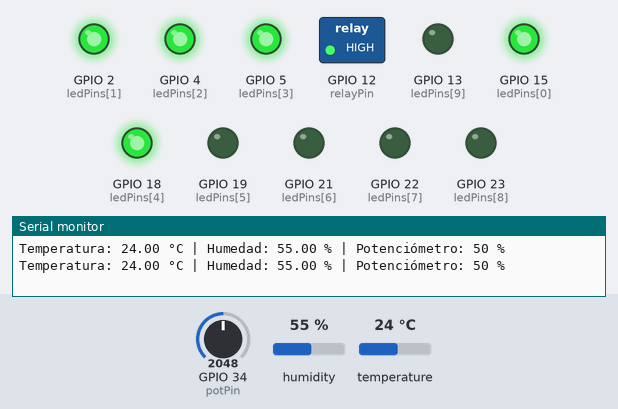
Bench run of a sketch on a simulated ESP32. Parts: switched loads named in the sketch (green lamp = pin HIGH), output pins drawn as LEDs (lit = HIGH), the last lines printed to the serial monitor. The test bench sets the inputs (shaded band); at power-on: GPIO 34 (potPin) = 2048, humidity 55 %, temperature 24 °C.

Above: at 1.8 s.
1.9 s: GPIO 34 (potPin) set to 2392
3.4 s: GPIO 34 (potPin) set to 2506
At 5.0 s:
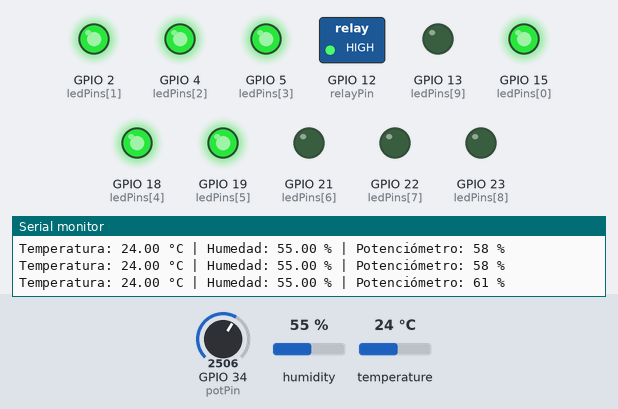
5.5 s: GPIO 34 (potPin) set to 2047
At 7.0 s:
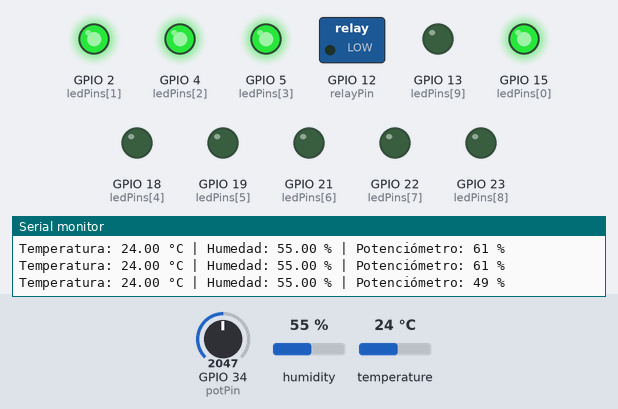
7.5 s: GPIO 34 (potPin) set to 1674
9.2 s: GPIO 34 (potPin) set to 1577
At 11.0 s:
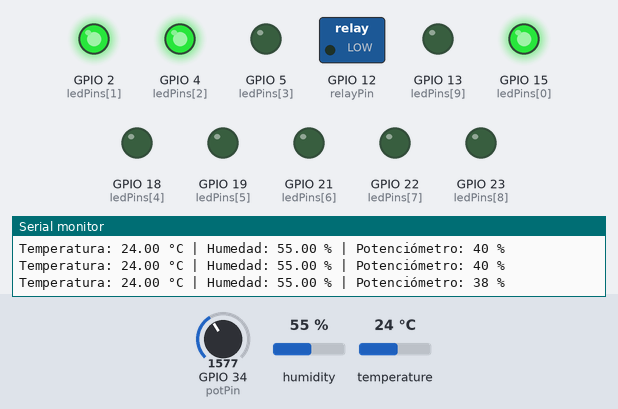
11.5 s: GPIO 34 (potPin) set to 2866
At 13.1 s:
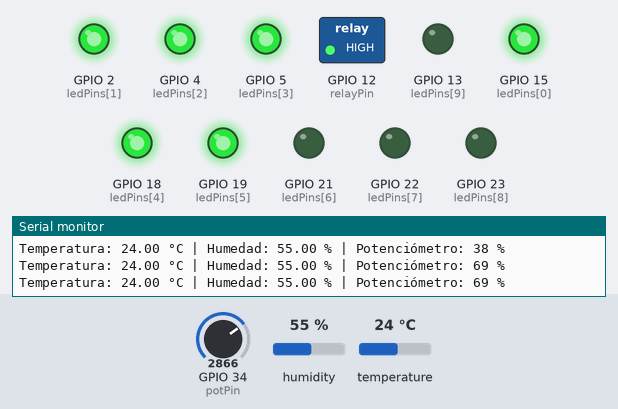
Timing chart, 0 to 14.5 s (numbered marks = the images above; inputs shaded):
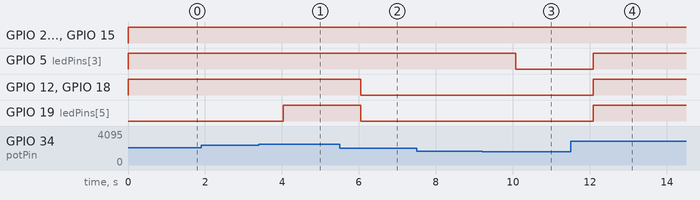

The sketch:

sketch.ino
```cpp
/*====================================================================
; "Sensor de temperatura con nivel de batería"
;
; Creado:   lunes 9 de octubre del 2023
; Procesador: ESP32
; Compilador:  Wokwi
; Autor: Ulises Ale
; Descripción:
; El dispositivo esta diseñando para dar la información producida
; por el sensor DHT22, el nivel de Bateria a travez del led gráfico
; y el accionar de un Actuador.
; Esquema eléctrico con los respectivos componentes al microcontrolador
;
;====================================================================*/

#include <Adafruit_Sensor.h>
#include <DHT.h>
#include <DHT_U.h>

// Pin para el relé
const int relayPin = 12;

// Pin para el potenciómetro
const int potPin = 34;

// Pins para el LED bar graph
const int ledPins[] = {15, 2, 4, 5, 18, 19, 21, 22, 23, 13};

// Configuración del sensor DHT22
#define DHTPIN 14
#define DHTTYPE DHT22

DHT_Unified dht(DHTPIN, DHTTYPE);

void setup() {
  pinMode(relayPin, OUTPUT);
  dht.begin();
  Serial.begin(9600);

  // Configurar los pines del LED bar graph como salidas
  for (int i = 0; i < sizeof(ledPins) / sizeof(ledPins[0]); i++) {
    pinMode(ledPins[i], OUTPUT);
  }
}

void loop() {
  sensors_event_t event;
  dht.temperature().getEvent(&event);
  float temperatura = event.temperature;
  dht.humidity().getEvent(&event);
  float humedad = event.relative_humidity;

  int valorPotenciometro = analogRead(potPin);
  int porcentajePotenciometro = map(valorPotenciometro, 0, 4095, 0, 100); // El ESP32 tiene un ADC de 12 bits

  Serial.print("Temperatura: ");
  Serial.print(temperatura);
  Serial.print(" °C | Humedad: ");
  Serial.print(humedad);
  Serial.print(" % | Potenciómetro: ");
  Serial.print(porcentajePotenciometro);
  Serial.println(" %");

  if (porcentajePotenciometro >= 50) {
    digitalWrite(relayPin, HIGH);
  } else {
    digitalWrite(relayPin, LOW);
  }

  // Control del LED bar graph
  int ledsEncendidos = map(porcentajePotenciometro, 0, 100, 0, sizeof(ledPins) / sizeof(ledPins[0]));
  for (int i = 0; i < sizeof(ledPins) / sizeof(ledPins[0]); i++) {
    if (i < ledsEncendidos) {
      digitalWrite(ledPins[i], HIGH);
    } else {
      digitalWrite(ledPins[i], LOW);
    }
  }

  delay(1000);
}
```

Measured:
- the behaviour switches between 2456 and 2457 on GPIO 34 (potPin) (found by bisection; images 0 and 1)
- the behaviour switches between 1638 and 1637 on GPIO 34 (potPin) (found by bisection; images 2 and 3)
- after the input at 3.4 s, GPIO 19 (ledPins[5]): LOW → HIGH after 0.63 s
- after the input at 5.5 s, GPIO 12 (relayPin), GPIO 18 (ledPins[4]), GPIO 19 (ledPins[5]): HIGH → LOW after 0.55 s
- after the input at 9.2 s, GPIO 5 (ledPins[3]): HIGH → LOW after 0.87 s
- after the input at 11.5 s, GPIO 5 (ledPins[3]), GPIO 12 (relayPin), GPIO 18 (ledPins[4]), GPIO 19 (ledPins[5]): LOW → HIGH after 0.59 s
